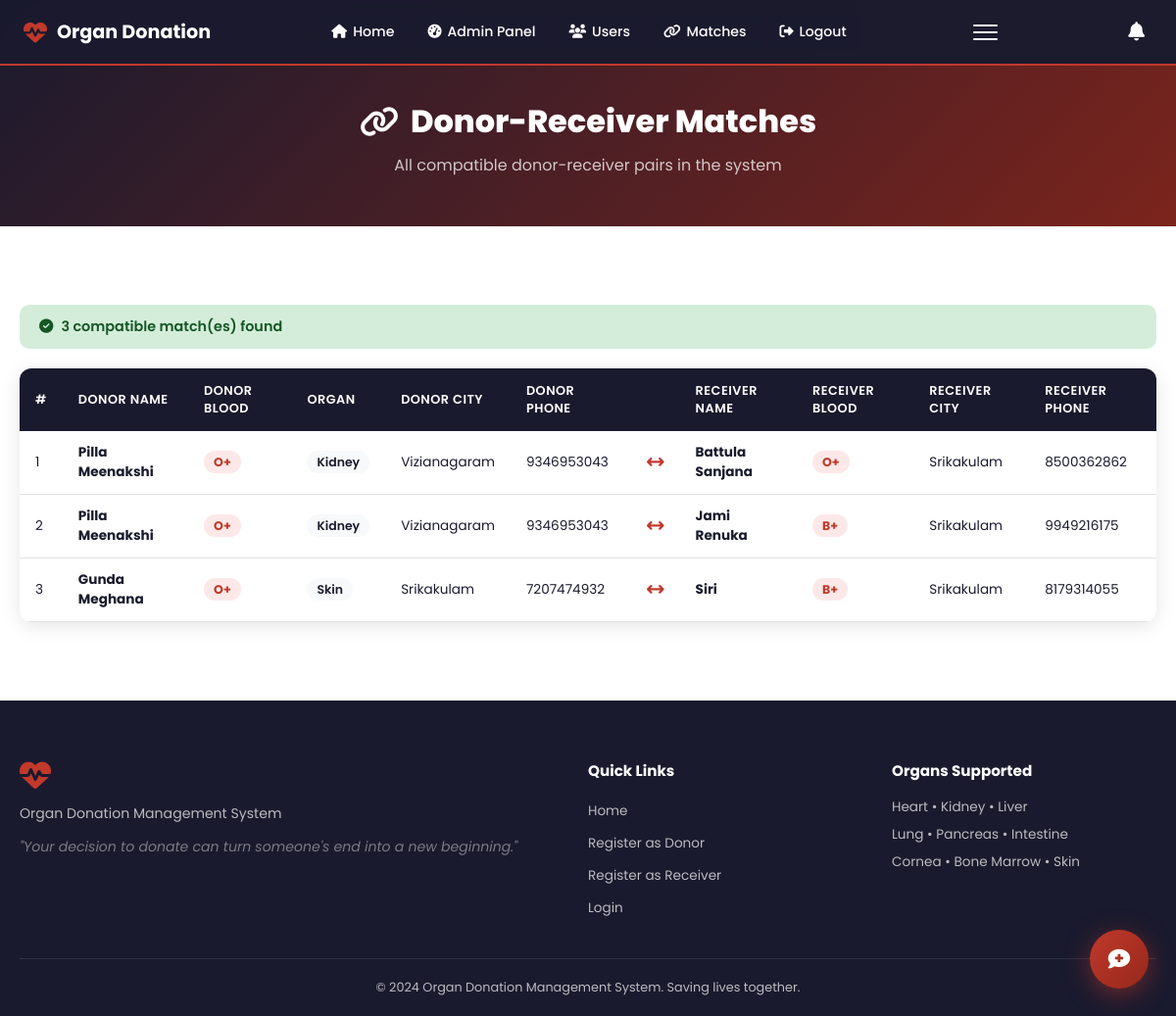
The page /admin/matches (signed in) on the database its author committed.
### app.py (models this page shows)
class Account(db.Model, UserMixin):
    id           = db.Column(db.Integer, primary_key=True)
    name         = db.Column(db.String(100), nullable=False)
    email        = db.Column(db.String(120), unique=True, nullable=False)
    password     = db.Column(db.String(200), nullable=False)
    phone        = db.Column(db.String(20), nullable=False)
    age          = db.Column(db.Integer, nullable=False)
    blood_group  = db.Column(db.String(5), nullable=False)
    city         = db.Column(db.String(100), nullable=False)
    state        = db.Column(db.String(100), nullable=False)
    gender       = db.Column(db.String(10), nullable=False, default='Other')
    is_admin     = db.Column(db.Boolean, default=False)
    is_active_user = db.Column(db.Boolean, default=True)
    registered_on  = db.Column(db.DateTime, default=datetime.utcnow)
    organ_entries  = db.relationship('UserOrgan', backref='account', lazy=True, cascade='all, delete-orphan')
    notifications  = db.relationship('Notification', backref='account', lazy=True, cascade='all, delete-orphan')

class UserOrgan(db.Model):
    id         = db.Column(db.Integer, primary_key=True)
    account_id = db.Column(db.Integer, db.ForeignKey('account.id'), nullable=False)
    role       = db.Column(db.String(10), nullable=False)   # 'donor' or 'receiver'
    organ      = db.Column(db.String(50), nullable=False)
    is_active  = db.Column(db.Boolean, default=True)
    added_on   = db.Column(db.DateTime, default=datetime.utcnow)
    __table_args__ = (db.UniqueConstraint('account_id', 'role', 'organ', name='uq_account_role_organ'),)

### app.py (the view)
@app.route('/admin/matches')
@login_required
def admin_matches():
    if not current_user.is_admin:
        return redirect(url_for('dashboard'))
    all_matches = []
    donor_entries = UserOrgan.query.filter_by(role='donor', is_active=True).all()
    for entry in donor_entries:
        for (matched_acc, matched_entry) in find_matches_for_entry(entry, entry.account):
            all_matches.append({'donor': entry.account, 'donor_entry': entry,
                                 'receiver': matched_acc, 'receiver_entry': matched_entry})
    return render_template('admin/matches.html', matches=all_matches)

### app.py (called while the page is built, shortened)
@login_manager.user_loader
def load_user(user_id):
    return Account.query.get(int(user_id))

def find_matches_for_entry(entry, account):
    matches = []
    if entry.role == 'donor':
        receivers = UserOrgan.query.filter_by(role='receiver', organ=entry.organ, is_active=True).all()
        for r in receivers:
            if r.account_id == account.id:
                continue
            if account.blood_group in BLOOD_COMPATIBILITY.get(r.account.blood_group, []):
                matches.append((r.account, r))
    return matches

### templates/admin/matches.html
{% extends "base.html" %}
{% block content %}
<section class="page-hero admin-hero">
  <div class="page-hero-content">
    <h1><i class="fas fa-link"></i> Donor-Receiver Matches</h1>
    <p>All compatible donor-receiver pairs in the system</p>
  </div>
</section>
<section class="section">
  <div class="container">
    {% if matches %}
    <div class="matches-count">
      <i class="fas fa-check-circle"></i> {{ matches | length }} compatible match(es) found
    </div>
    <div class="admin-table-wrap">
      <table class="admin-table">
        <thead>
          <tr>
            <th>#</th>
            <th>Donor Name</th>
            <th>Donor Blood</th>
            <th>Organ</th>
            <th>Donor City</th>
            <th>Donor Phone</th>
            <th></th>
            <th>Receiver Name</th>
            <th>Receiver Blood</th>
            <th>Receiver City</th>
            <th>Receiver Phone</th>
          </tr>
        </thead>
        <tbody>
          {% for m in matches %}
          <tr>
            <td>{{ loop.index }}</td>
            <td><strong>{{ m.donor.name }}</strong></td>
            <td><span class="blood-badge">{{ m.donor.blood_group }}</span></td>
            <td><span class="organ-badge">{{ m.donor_entry.organ }}</span></td>
            <td>{{ m.donor.city }}</td>
            <td>{{ m.donor.phone }}</td>
            <td class="match-arrow"><i class="fas fa-arrows-left-right"></i></td>
            <td><strong>{{ m.receiver.name }}</strong></td>
            <td><span class="blood-badge">{{ m.receiver.blood_group }}</span></td>
            <td>{{ m.receiver.city }}</td>
            <td>{{ m.receiver.phone }}</td>
          </tr>
          {% endfor %}
        </tbody>
      </table>
    </div>
    {% else %}
    <div class="empty-state">
      <i class="fas fa-search"></i>
      <p>No compatible matches found yet. More matches will appear as users register.</p>
    </div>
    {% endif %}
  </div>
</section>
{% endblock %}

### static/css/style.css (style rules this page uses)
*, *::before, *::after { box-sizing: border-box; margin: 0; padding: 0; }
:root { --red: #c0392b; --red-dark: #96281b; --red-light: #e74c3c; --red-pale: #fdf0ef; --white: #ffffff; --dark: #1a1a2e; --gray: #6c757d; --light: #f8f9fa; --border: #e0e0e0; --shadow: 0 4px 20px rgba(0,0,0,0.1); --radius: 12px; }
body { font-family: 'Poppins', sans-serif; color: var(--dark); background: #fff; }
.section { padding: 80px 20px; }
.container { max-width: 1200px; margin: 0 auto; }
.page-hero { background: linear-gradient(135deg, #1a1a2e, #c0392b); padding: 100px 20px 50px; text-align: center; }
.admin-hero { background: linear-gradient(135deg, #1a1a2e, #7b241c); }
.page-hero-content h1 { font-size: 2rem; font-weight: 800; color: #fff; display: flex; align-items: center; justify-content: center; gap: 12px; }
.page-hero-content p { color: rgba(255,255,255,0.75); margin-top: 8px; }
.admin-table-wrap { background: #fff; border-radius: var(--radius); box-shadow: var(--shadow); overflow: hidden; }
.admin-table { width: 100%; border-collapse: collapse; font-size: 0.85rem; }
.admin-table th { background: #1a1a2e; color: #fff; padding: 14px 16px; text-align: left; font-weight: 600; font-size: 0.8rem; text-transform: uppercase; letter-spacing: 0.5px; }
.admin-table td { padding: 12px 16px; border-bottom: 1px solid var(--border); vertical-align: middle; }
.blood-badge { background: #fde8e8; color: var(--red); padding: 3px 10px; border-radius: 50px; font-size: 0.78rem; font-weight: 700; }
.organ-badge { background: var(--light); color: var(--dark); padding: 3px 10px; border-radius: 50px; font-size: 0.78rem; font-weight: 600; }
.match-arrow { text-align: center; color: var(--red); font-size: 1.1rem; }
.matches-count { background: #d4edda; color: #155724; padding: 12px 20px; border-radius: 10px; margin-bottom: 20px; font-weight: 600; font-size: 0.9rem; display: flex; align-items: center; gap: 8px; }

### rows shown on the page
Account: donor.name "Pilla Meenakshi" "Pilla Meenakshi", donor.blood_group "O+" "O+", donor.city "Vizianagaram" "Vizianagaram", donor.phone "9346953043" "9346953043"
UserOrgan: donor_entry.organ "Kidney" "Kidney"
Account: receiver.name "Battula Sanjana", receiver.blood_group "O+", receiver.city "Srikakulam", receiver.phone "8500362862"
Account: receiver.name "Jami Renuka", receiver.blood_group "B+", receiver.city "Srikakulam", receiver.phone "9949216175"
Account: donor.name "Gunda Meghana", donor.blood_group "O+", donor.city "Srikakulam", donor.phone "7207474932"
UserOrgan: donor_entry.organ "Skin"
Account: receiver.name "Siri", receiver.blood_group "B+", receiver.city "Srikakulam", receiver.phone "8179314055"

### other values the page prints
{{ matches | length }} "3"
